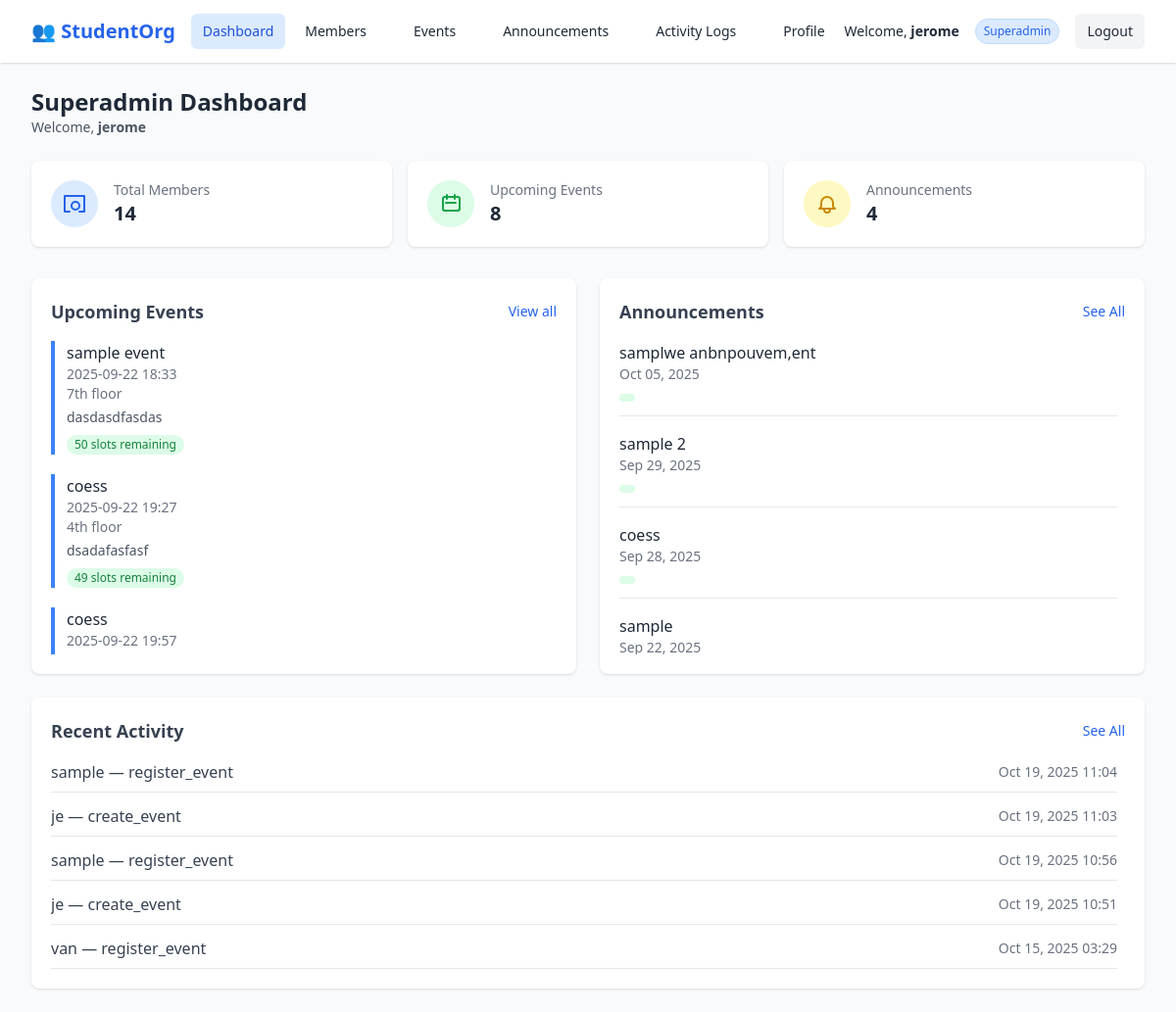
The app's page /dashboard/superadmin/ (signed in), older data.
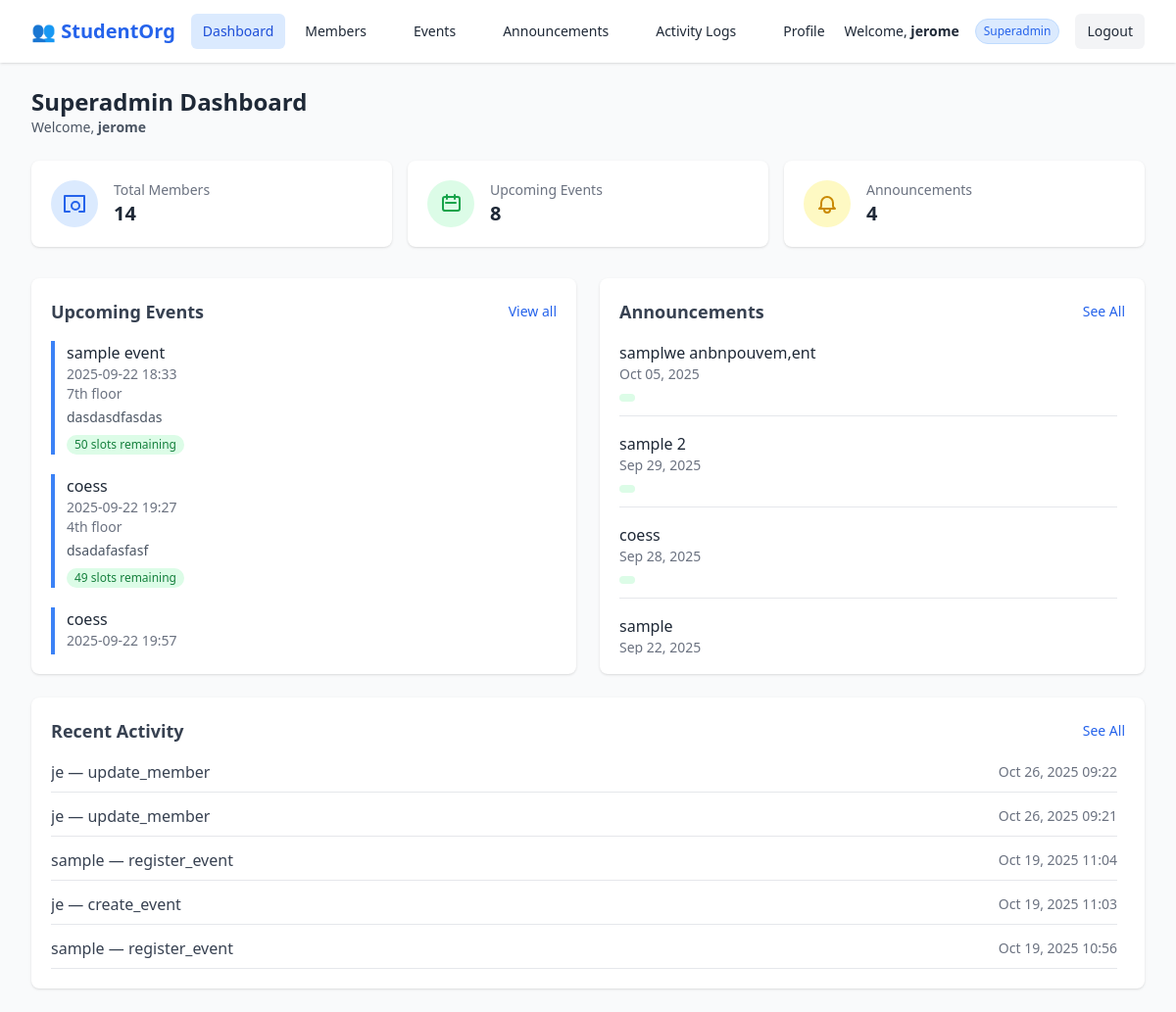
The same page, newer data.
### accounts/models.py (models this page shows, shortened)
class Event(models.Model):
    title = models.CharField(max_length=200)
    start_datetime = models.DateTimeField(default=timezone.now)
    end_datetime = models.DateTimeField(default=timezone.now)
    location = models.CharField(max_length=255, default="TBA")
    max_slots = models.PositiveIntegerField(default=200)
    description = models.TextField(blank=True, null=True)
    def slots_remaining(self):
        return self.max_slots - self.registrations.count()

class Announcement(models.Model):
    title = models.CharField(max_length=255)
    content = models.TextField()
    created_at = models.DateTimeField(auto_now_add=True)
    author = models.ForeignKey(User, on_delete=models.CASCADE)

class AuditLog(models.Model):
    user = models.ForeignKey(settings.AUTH_USER_MODEL, on_delete=models.SET_NULL, null=True, blank=True)
    action = models.CharField(max_length=255)
    target = models.CharField(max_length=255, null=True, blank=True)
    timestamp = models.DateTimeField(auto_now_add=True)

### accounts/views.py (the view)
# urls.py: path('dashboard/superadmin/', views.superadmin_dashboard, name="superadmin_dashboard"),
@login_required
def superadmin_dashboard(request):
    total_members = User.objects.count()
    total_events = Event.objects.count()
    total_announcements = Announcement.objects.count()
    events = Event.objects.order_by('start_datetime')[:5]
    announcements = Announcement.objects.order_by('-created_at')[:5]
    logs = AuditLog.objects.order_by('-timestamp')[:5]
    return render(request, 'accounts/superadmin_dashboard.html', {
        'total_members': total_members,
        'total_events': total_events,
        'total_announcements': total_announcements,
        'events': events,
        'announcements': announcements,
        'logs': logs,
    })
    return render(request, "accounts/superadmin_dashboard.html", context)

### accounts/templates/accounts/superadmin_dashboard.html (shortened to what the changed rows need)
{% extends "accounts/base.html" %}
{% block content %}
<div class="max-w-7xl mx-auto px-4 sm:px-6 lg:px-8 py-6">
  <div class="flex flex-col sm:flex-row sm:items-center sm:justify-between mb-6">
    <div>
      <h1 class="text-2xl font-bold text-gray-800 mb-2 sm:mb-0">Superadmin Dashboard</h1>
    </div>
  </div>
  <div class="grid grid-cols-1 lg:grid-cols-2 gap-6">
    <div class="bg-white shadow rounded-lg p-5">
      <div class="flex items-center justify-between mb-4">
        <h2 class="text-lg font-semibold text-gray-700">Upcoming Events</h2>
      </div>
      {% if events %}
        <div class="space-y-5 max-h-80 overflow-y-auto scrollbar-thin scrollbar-thumb-gray-300 pr-2">
          {% for event in events %}
          <div class="border-l-4 border-blue-500 pl-3">
            <a href="{% url 'accounts:event_edit' event.id %}" class="font-medium text-gray-800 hover:underline">
              {{ event.title }}
            </a>
            <p class="text-sm text-gray-500">{{ event.start_datetime|date:"Y-m-d H:i" }}</p>
            <p class="text-sm text-gray-500">{{ event.location|default:"TBA" }}</p>
            {% if event.description %}
              <p class="text-sm text-gray-600 mt-1">{{ event.description }}</p>
            {% endif %}
            {% if event.max_slots %}
              <span class="inline-block mt-2 text-xs bg-green-100 text-green-700 px-2 py-0.5 rounded-full">
                {{ event.slots_remaining }} slots remaining
              </span>
            {% endif %}
          </div>
          {% endfor %}
        </div>
      {% else %}
        <p class="text-gray-500 text-sm">No upcoming events available.</p>
      {% endif %}
    </div>
    <div class="bg-white shadow rounded-lg p-5">
      <div class="flex items-center justify-between mb-4">
        <h2 class="text-lg font-semibold text-gray-700">Announcements</h2>
      </div>
      {% if announcements %}
        <ul class="space-y-4 max-h-80 overflow-y-auto scrollbar-thin scrollbar-thumb-gray-300 pr-2">
          {% for ann in announcements %}
          <li class="border-b pb-2">
            <p class="font-medium text-gray-800">{{ ann.title }}</p>
            <p class="text-sm text-gray-500">{{ ann.created_at|date:"M d, Y" }}</p>
            <span class="inline-block mt-1 px-2 py-1 text-xs rounded-full
              {% if ann.priority == 'High' %}bg-red-100 text-red-600
              {% elif ann.priority == 'Medium' %}bg-yellow-100 text-yellow-600
              {% else %}bg-green-100 text-green-600{% endif %}">
            </span>
          </li>
          {% endfor %}
        </ul>
      {% else %}
        <p class="text-gray-500 text-sm">No announcements available.</p>
      {% endif %}
    </div>
  </div>
  <div class="bg-white shadow rounded-lg p-5 mt-6">
    <div class="flex items-center justify-between mb-4">
      <h2 class="text-lg font-semibold text-gray-700">Recent Activity</h2>
    </div>
    {% if logs %}
      <ul class="space-y-3 max-h-80 overflow-y-auto scrollbar-thin scrollbar-thumb-gray-300 pr-2">
        {% for log in logs %}
        <li class="flex justify-between items-center border-b pb-2">
          <span class="text-gray-700 truncate">{{ log.user }} — {{ log.action }}</span>
          <span class="text-sm text-gray-500 flex-shrink-0">{{ log.timestamp|date:"M d, Y H:i" }}</span>
        </li>
        {% endfor %}
      </ul>
    {% else %}
      <p class="text-gray-500 text-sm">No activity logs available.</p>
    {% endif %}
  </div>
</div>
{% endblock %}

Row changes from the older to the newer data that the page shows:
no longer on this page (row unchanged): AuditLog: user "je", action "create_event", timestamp "Oct 19, 2025 10:51"
no longer on this page (row unchanged): AuditLog: user "van", action "register_event", timestamp "Oct 15, 2025 03:29"
added AuditLog: user "je", action "update_member", timestamp "Oct 26, 2025 09:22"
added AuditLog: user "je", action "update_member", timestamp "Oct 26, 2025 09:21"
